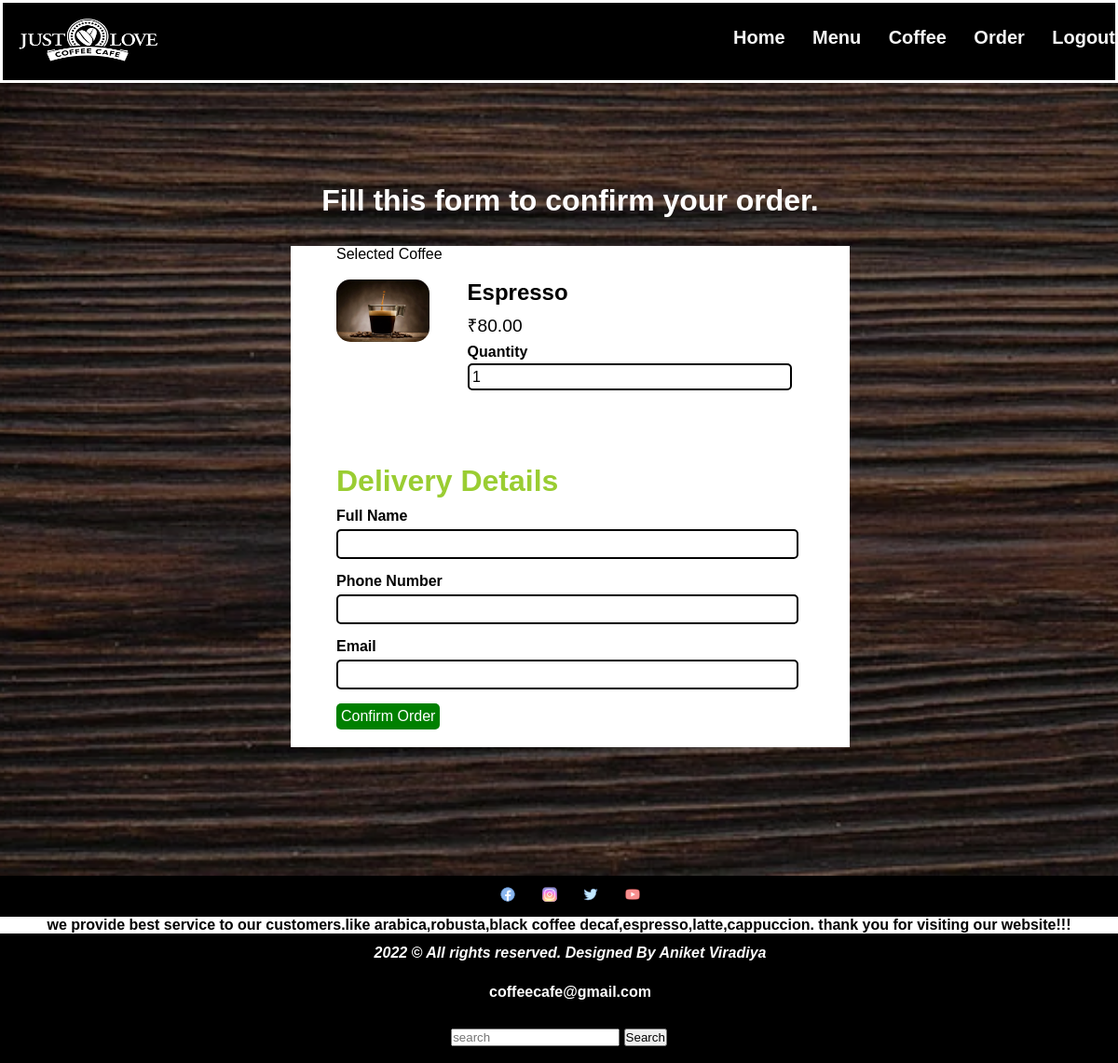
Page /order.php?coffee_id=3 (signed in) on the committed database.
### tables this page shows
CREATE TABLE `tbl_coffee` (
  `id` int(10) UNSIGNED NOT NULL,
  `title` varchar(100) NOT NULL,
  `description` text NOT NULL,
  `price` decimal(10,2) NOT NULL,
  `image_name` varchar(255) NOT NULL,
  `category_id` int(10) UNSIGNED NOT NULL,
  `featured` varchar(10) NOT NULL,
  `active` varchar(10) NOT NULL
);

### order.php (the view, shortened to what this page needs)
<?php
include('parts/menu.php');
?>
    <?php
        if(isset($_GET['coffee_id']))
        {
            $coffee_id = $_GET['coffee_id'];
            $sql = "SELECT * FROM tbl_coffee WHERE id=$coffee_id";
            $res = mysqli_query($conn, $sql);
            $count = mysqli_num_rows($res);
            if($count==1)
            {
                $row = mysqli_fetch_assoc($res);
                $title = $row['title'];
                $price = $row['price'];
                $image_name = $row['image_name'];
            }
            else
            {
                header('location:'.SITEURL);
            }
        }
        else
        {
            header('location:'.SITEURL);
        }
    ?>
    <section class="coffee-search">
        <div class="container">
            <h2 class="text-center text-white">Fill this form to confirm your order.</h2>
            <form action="" method="POST" class="order">
                <fieldset>
                    <legend>Selected Coffee</legend>
                    <div class="coffee-menu-img">
                        <?php
                            if($image_name=="")
                            {
                                echo "<div class='error'>Image not Available.</div>";
                            }
                            else
                            {
                                ?>
                                <img src="<?php echo SITEURL; ?>images/coffee/<?php echo $image_name; ?>" alt="hot coffee" class="img-responsive img-curve">
                                <?php
                            }
                        ?>
                    </div>
                    <div class="coffee-menu-desc">
                        <h3><?php echo $title; ?></h3>
                        <p class="coffee-price">&#8377;<?php echo $price; ?></p>
                        <div class="order-label">Quantity</div>
                        <input type="number" name="qty" class="input-responsive" value="1" required style="border: 2px solid black;" >
                    </div>
                </fieldset>
                <fieldset>
                    <h2 style="color:yellowgreen;">Delivery Details</h2>
                    <div class="order-label">Full Name</div>
                    <input type="text" name="full-name"  class="input-responsive" required style="border: 2px solid black;">
                    <div class="order-label">Phone Number</div>
                    <input type="tel" name="contact"  class="input-responsive" required style="border: 2px solid black;">
                    <div class="order-label">Email</div>
                    <input type="email" name="email"  class="input-responsive" required style="border: 2px solid black;">
                    <input type="submit" name="submit" value="Confirm Order" class="btn btn-primary" style="background: green;">
                </fieldset>
            </form>
        </div>
    </section>
    <?php include('parts/footer.php'); ?>

### css/style.css (style rules this page uses)
* { margin: 0 0; padding: 0 0; font-family: Arial, Helvetica, sans-serif; }
.container { width: 100%; margin: 0 auto; padding: 1%; }
.img-responsive { width: 100%; }
.img-curve { border-radius: 15px; }
.text-center { text-align: center; }
.text-white { color: white; }
.btn { padding: 1%; border: none; font-size: 1rem; border-radius: 5px; }
.btn-primary { background-color: black; color: white; cursor: pointer; }
h2 { color: #2f3542; font-size: 2rem; margin-bottom: 2%; }
h3 { font-size: 1.5rem; }
fieldset { border: 1px solid white; margin: 5%; padding: 3%; border-radius: 5px; }
.coffee-search { background-image: url(../images/newsletter-bg.jpg); background-size: cover; background-repeat: no-repeat; background-position: center; padding: 8% 0; }
.coffee-menu-img { width: 20%; float: left; }
.coffee-menu-desc { width: 70%; float: left; margin-left: 8%; }
.coffee-price { font-size: 1.2rem; margin: 2% 0; }
.order { width: 50%; background-color: white; margin: 0 auto; }
.input-responsive { width: 96%; padding: 1%; margin-bottom: 3%; border: none; border-radius: 5px; font-size: 1rem; }
.order-label { margin-bottom: 1%; font-weight: bold; }

### rows in the picture
tbl_coffee: image_name (picture), title "Espresso", price "80.00"
